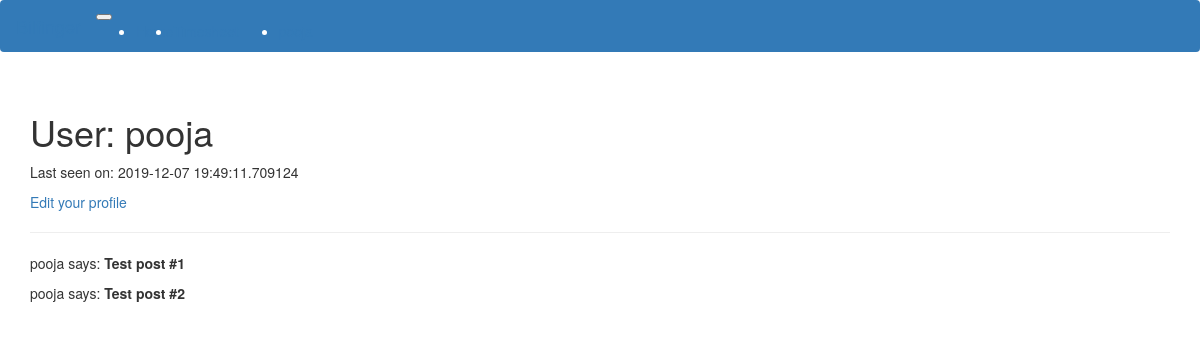
/user/pooja (signed in), run on an earlier commit of the app's database.
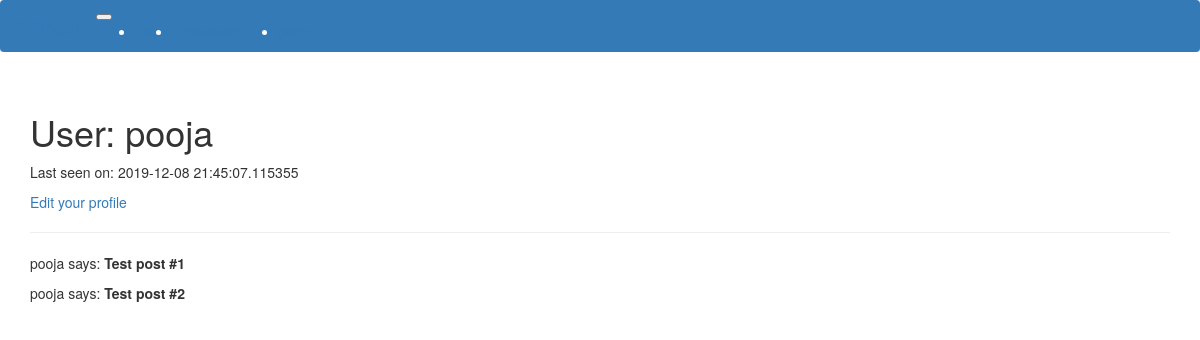
And on a later commit of the database.
### application/models.py (models this page shows, shortened)
class User(UserMixin, db.Model):
    id = db.Column(db.Integer, primary_key=True)
    username = db.Column(db.String(128), index=True, unique=True)
    email = db.Column(db.String(128), index=True, unique=True)
    password_hash = db.Column(db.String(128))
    about_me = db.Column(db.String(140))
    last_seen = db.Column(db.DateTime, default=datetime.utcnow)
    posts = db.relationship('Post', backref='author', lazy='dynamic')

### application/views.py (the view)
@app.route('/user/<username>')
@login_required
def user(username):
    user = User.query.filter_by(username=username).first_or_404()
    posts = [
        {'author': user, 'body': 'Test post #1'},
        {'author': user, 'body': 'Test post #2'}
    ]
    return render_template('user.html', user=user, posts=posts)

### application/models.py (called while the page is built)
@login.user_loader
def load_user(id):
    return User.query.get(int(id))

### application/views.py (called while the page is built)
@app.before_request
def before_request():
    if current_user.is_authenticated:
        current_user.last_seen = datetime.utcnow()
        db.session.commit()

### application/templates/user.html (shortened to what this page needs)
{% extends "base.html" %}
{% block app_content %}
<h1>User: {{ user.username }}</h1>
{% if user.last_seen %}<p>Last seen on: {{ user.last_seen }}</p>{% endif %}
{% if user == current_user %}
<p><a href="{{ url_for('edit_profile') }}">Edit your profile</a></p>
{% endif %}
<hr>
{% for post in posts %}
<p>
  {{ post.author.username }} says: <b>{{ post.body }}</b>
</p>
{% endfor %}
{% endblock %}

### application/templates/base.html (shortened to what this page needs)
{% extends 'bootstrap/base.html' %}
{% block navbar %}
<nav class="navbar navbar-expand-md navbar-dark bg-primary">
  <a class="navbar-brand font-weight-bold" href="#">Bilfinger</a>
  <button class="navbar-toggler" type="button" data-toggle="collapse" data-target="#navbarSupportedContent" aria-controls="navbarSupportedContent" aria-expanded="false" aria-label="Toggle navigation">
  </button>
  <div class="collapse navbar-collapse justify-content-between" id="navbarSupportedContent">
    <ul class="navbar-nav mr-auto">
      <li class="nav-item">
        <a class="nav-link font-weight-bold" href="/">Home <span class="sr-only">(current)</span></a>
      </li>
      <li class="nav-item">
        <a class="nav-link font-weight-bold" href="/timesheet/">Timesheet</a>
      </li>
    </ul>
    <ul class="navbar-nav">
      {% if current_user.is_anonymous %}
      <li class="nav-item"><a class="nav-link font-weight-bold" href="{{ url_for('login') }}">Login</a></li>
      {% else %}
      <li class="nav-item dropdown">
        <a class="nav-link dropdown-toggle font-weight-bold" href="#" id="navbarDropdown" role="button" data-toggle="dropdown" aria-haspopup="true" aria-expanded="false">
        </a>
      </li>
      {% endif %}
    </ul>
  </div>
</nav>
{% endblock %}
{% block content %}
<div class="container">
</div>
<div class="container">
  {% block app_content %}{% endblock %}
</div>
{% endblock %}

What changed in the data, as far as the page shows it:
changed User "pooja": last_seen "2019-12-07 19:49:11.709124" → "2019-12-08 21:45:07.115355"
